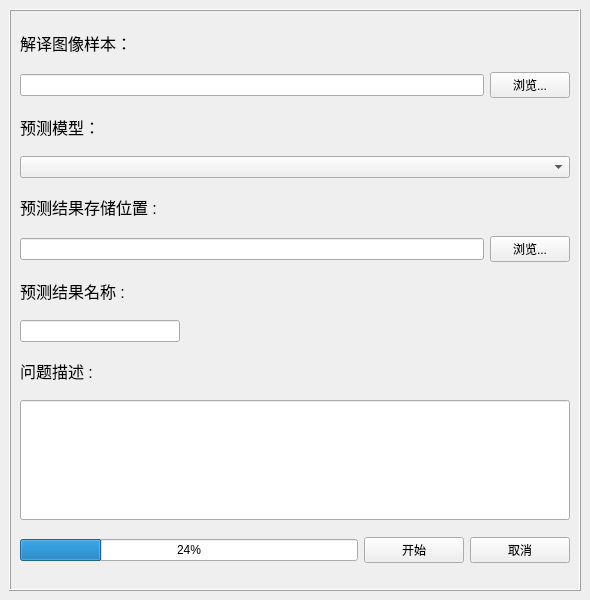
<?xml version="1.0" encoding="UTF-8"?>
<ui version="4.0">
 <class>SegmentationDockWidget</class>
 <widget class="QDockWidget" name="SegmentationDockWidget">
  <property name="geometry">
   <rect>
    <x>0</x>
    <y>0</y>
    <width>590</width>
    <height>600</height>
   </rect>
  </property>
  <property name="minimumSize">
   <size>
    <width>590</width>
    <height>600</height>
   </size>
  </property>
  <property name="windowTitle">
   <string>地物提取</string>
  </property>
  <widget class="QWidget" name="dockWidgetContents">
   <layout class="QHBoxLayout" name="horizontalLayout_5">
    <item>
     <widget class="QFrame" name="frame">
      <property name="frameShape">
       <enum>QFrame::Box</enum>
      </property>
      <property name="frameShadow">
       <enum>QFrame::Raised</enum>
      </property>
      <layout class="QVBoxLayout" name="verticalLayout">
       <item>
        <widget class="QLabel" name="label_13">
         <property name="sizePolicy">
          <sizepolicy hsizetype="Fixed" vsizetype="Fixed">
           <horstretch>0</horstretch>
           <verstretch>0</verstretch>
          </sizepolicy>
         </property>
         <property name="font">
          <font>
           <pointsize>12</pointsize>
          </font>
         </property>
         <property name="text">
          <string>解译图像样本：</string>
         </property>
        </widget>
       </item>
       <item>
        <layout class="QHBoxLayout" name="horizontalLayout">
         <item>
          <widget class="QLineEdit" name="lineEdit_img1">
           <property name="sizePolicy">
            <sizepolicy hsizetype="Expanding" vsizetype="Fixed">
             <horstretch>0</horstretch>
             <verstretch>0</verstretch>
            </sizepolicy>
           </property>
           <property name="maximumSize">
            <size>
             <width>16777215</width>
             <height>16777215</height>
            </size>
           </property>
           <property name="text">
            <string/>
           </property>
          </widget>
         </item>
         <item>
          <widget class="QPushButton" name="pushButton_selectUpl">
           <property name="maximumSize">
            <size>
             <width>80</width>
             <height>16777215</height>
            </size>
           </property>
           <property name="text">
            <string>浏览...</string>
           </property>
          </widget>
         </item>
        </layout>
       </item>
       <item>
        <widget class="QLabel" name="label_15">
         <property name="sizePolicy">
          <sizepolicy hsizetype="Fixed" vsizetype="Fixed">
           <horstretch>0</horstretch>
           <verstretch>0</verstretch>
          </sizepolicy>
         </property>
         <property name="font">
          <font>
           <pointsize>12</pointsize>
          </font>
         </property>
         <property name="text">
          <string>预测模型：</string>
         </property>
        </widget>
       </item>
       <item>
        <layout class="QHBoxLayout" name="horizontalLayout_4">
         <item>
          <widget class="QComboBox" name="comboBox">
           <property name="sizePolicy">
            <sizepolicy hsizetype="Expanding" vsizetype="Fixed">
             <horstretch>0</horstretch>
             <verstretch>0</verstretch>
            </sizepolicy>
           </property>
          </widget>
         </item>
        </layout>
       </item>
       <item>
        <widget class="QLabel" name="label_10">
         <property name="sizePolicy">
          <sizepolicy hsizetype="Fixed" vsizetype="Fixed">
           <horstretch>0</horstretch>
           <verstretch>0</verstretch>
          </sizepolicy>
         </property>
         <property name="font">
          <font>
           <pointsize>12</pointsize>
          </font>
         </property>
         <property name="text">
          <string>预测结果存储位置 :</string>
         </property>
        </widget>
       </item>
       <item>
        <layout class="QHBoxLayout" name="horizontalLayout_3">
         <item>
          <widget class="QLineEdit" name="lineEdit_svgPath">
           <property name="sizePolicy">
            <sizepolicy hsizetype="Expanding" vsizetype="Fixed">
             <horstretch>0</horstretch>
             <verstretch>0</verstretch>
            </sizepolicy>
           </property>
          </widget>
         </item>
         <item>
          <widget class="QPushButton" name="pushButton_selectSvg">
           <property name="text">
            <string>浏览...</string>
           </property>
          </widget>
         </item>
        </layout>
       </item>
       <item>
        <widget class="QLabel" name="label_12">
         <property name="sizePolicy">
          <sizepolicy hsizetype="Fixed" vsizetype="Fixed">
           <horstretch>0</horstretch>
           <verstretch>0</verstretch>
          </sizepolicy>
         </property>
         <property name="font">
          <font>
           <pointsize>12</pointsize>
          </font>
         </property>
         <property name="text">
          <string>预测结果名称 :</string>
         </property>
        </widget>
       </item>
       <item>
        <widget class="QLineEdit" name="lineEdit_svgName">
         <property name="sizePolicy">
          <sizepolicy hsizetype="Expanding" vsizetype="Fixed">
           <horstretch>0</horstretch>
           <verstretch>0</verstretch>
          </sizepolicy>
         </property>
         <property name="minimumSize">
          <size>
           <width>160</width>
           <height>20</height>
          </size>
         </property>
         <property name="maximumSize">
          <size>
           <width>150</width>
           <height>16777215</height>
          </size>
         </property>
         <property name="text">
          <string/>
         </property>
        </widget>
       </item>
       <item>
        <widget class="QLabel" name="label_14">
         <property name="sizePolicy">
          <sizepolicy hsizetype="Fixed" vsizetype="Fixed">
           <horstretch>0</horstretch>
           <verstretch>0</verstretch>
          </sizepolicy>
         </property>
         <property name="font">
          <font>
           <pointsize>12</pointsize>
          </font>
         </property>
         <property name="text">
          <string>问题描述 :</string>
         </property>
        </widget>
       </item>
       <item>
        <widget class="QLineEdit" name="lineEdit_svgInf">
         <property name="sizePolicy">
          <sizepolicy hsizetype="Expanding" vsizetype="Minimum">
           <horstretch>0</horstretch>
           <verstretch>0</verstretch>
          </sizepolicy>
         </property>
         <property name="minimumSize">
          <size>
           <width>550</width>
           <height>90</height>
          </size>
         </property>
         <property name="maximumSize">
          <size>
           <width>0</width>
           <height>120</height>
          </size>
         </property>
         <property name="text">
          <string/>
         </property>
        </widget>
       </item>
       <item>
        <layout class="QHBoxLayout" name="horizontalLayout_2">
         <item>
          <widget class="QProgressBar" name="progressBar">
           <property name="sizePolicy">
            <sizepolicy hsizetype="Expanding" vsizetype="Fixed">
             <horstretch>0</horstretch>
             <verstretch>0</verstretch>
            </sizepolicy>
           </property>
           <property name="minimumSize">
            <size>
             <width>0</width>
             <height>0</height>
            </size>
           </property>
           <property name="value">
            <number>24</number>
           </property>
          </widget>
         </item>
         <item>
          <widget class="QPushButton" name="pushButton_start">
           <property name="sizePolicy">
            <sizepolicy hsizetype="Fixed" vsizetype="Fixed">
             <horstretch>0</horstretch>
             <verstretch>0</verstretch>
            </sizepolicy>
           </property>
           <property name="minimumSize">
            <size>
             <width>100</width>
             <height>0</height>
            </size>
           </property>
           <property name="text">
            <string>开始</string>
           </property>
          </widget>
         </item>
         <item>
          <widget class="QPushButton" name="pushButton_cancel">
           <property name="minimumSize">
            <size>
             <width>100</width>
             <height>0</height>
            </size>
           </property>
           <property name="text">
            <string>取消</string>
           </property>
          </widget>
         </item>
        </layout>
       </item>
      </layout>
     </widget>
    </item>
   </layout>
  </widget>
 </widget>
 <resources/>
 <connections/>
</ui>
